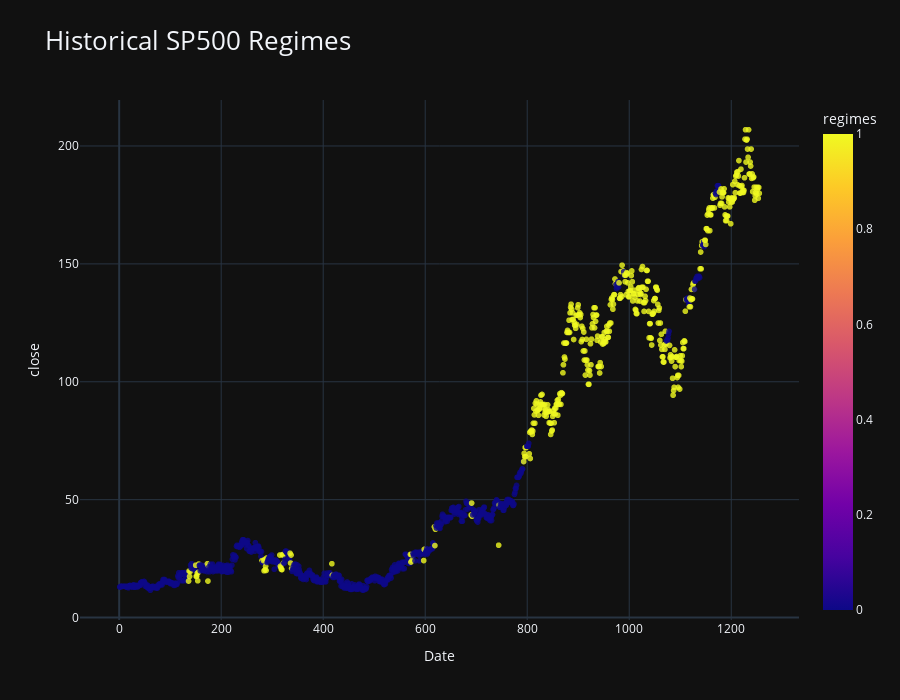

The cell this chart's notebook holds for it:
### Code cell
plot_regime_switching(nvda_synth, nvda_synth_regime)

### Figure 1 — Plotly figure (JSON) as saved in the notebook; plotly's stock layout.template omitted (floating-point values rounded to 4 significant figures; data arrays with more than 128 entries replaced by an {"elided": "..."} marker saying what was removed)
{"data": [{"hovertemplate": "Date=%{x}<br>close=%{y}<br>regimes=%{marker.color}<extra></extra>", "legendgroup": "", "marker": {"color": {"elided": "1255 int values"}, "coloraxis": "coloraxis", "opacity": 0.8, "symbol": "circle"}, "mode": "markers", "name": "", "showlegend": false, "x": {"elided": "1255 int values"}, "xaxis": "x", "y": {"elided": "1255 float values"}, "yaxis": "y", "type": "scattergl"}], "layout": {"xaxis": {"anchor": "y", "domain": [0.0, 1.0], "title": {"text": "Date"}}, "yaxis": {"anchor": "x", "domain": [0.0, 1.0], "title": {"text": "close"}}, "coloraxis": {"colorbar": {"title": {"text": "regimes"}}, "colorscale": [[0.0, "#0d0887"], [0.1111, "#46039f"], [0.2222, "#7201a8"], [0.3333, "#9c179e"], [0.4444, "#bd3786"], [0.5556, "#d8576b"], [0.6667, "#ed7953"], [0.7778, "#fb9f3a"], [0.8889, "#fdca26"], [1.0, "#f0f921"]]}, "legend": {"tracegroupgap": 0}, "title": {"text": "Historical SP500 Regimes", "font": {"size": 26}}, "height": 700}}
